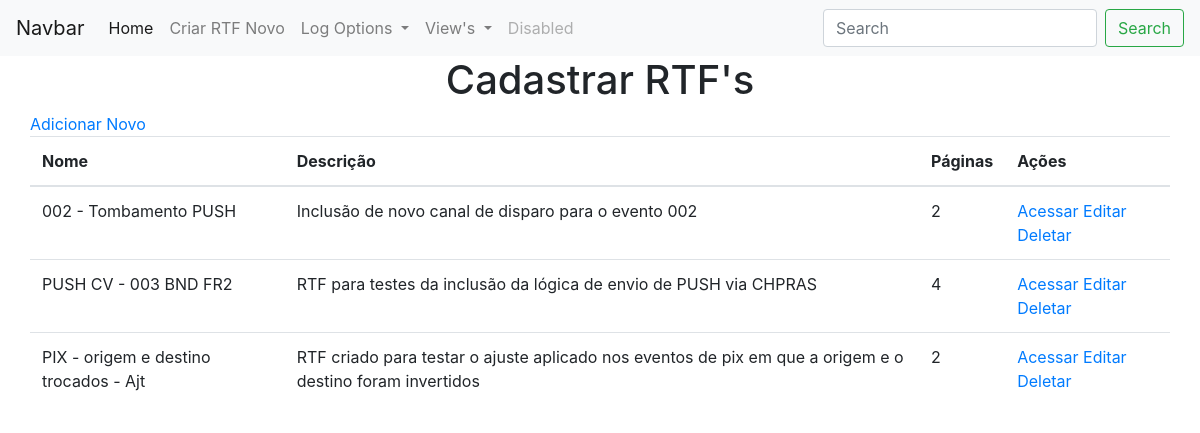
Screenshot of /viewRTF with the database file from the repository.
### app.py (models this page shows, shortened)
class RTFs(db.Model):
    id = db.Column("id", db.Integer, primary_key=True, autoincrement=True)
    name = db.Column(db.String(100))
    descricao = db.Column(db.String(500))
    qtd_pages = db.Column(db.Integer)
    cenarios = db.relationship('Cenarios', backref='rtfs')

### app.py (the view)
@app.route("/viewRTF")
def viewRTF():
    rtfs = RTFs.query.all()
    return render_template("viewRTFs.html", values=rtfs)

### templates/viewRTFs.html (shortened to what this page needs)
{% extends "base.html" %}
{% block content%}
    <div class="container">
        <div class="row">
            <div class="col-xs-12">
                <a href="{{url_for('add_rtf')}}">Adicionar Novo</a>
            </div>
            <div class="col-xs-12">
                <table class="table">
                    <thead>
                        <th>Nome</th>
                        <th>Descrição</th>
                        <th>Páginas</th>
                        <th>Ações</th>
                    </thead>
                    <tbody>
                        {% for item in values %}
                            <tr>
                                <td>{{ item.name }}</td>
                                <td>{{ item.descricao }}</td>
                                <td>{{ item.qtd_pages }}</td>
                                <td>
                                    <a href="{{url_for('viewCenarios', id_rtf=item.id, pagina=1)}}">Acessar</a>
                                    <a href="{{url_for('edit_rtf', id=item.id)}}">Editar</a>
                                    <a href="{{url_for('delete_rtf', id=item.id)}}">Deletar</a>
                                </td>
                            </tr>
                        {% endfor %}
                    </tbody>
                </table>
            </div>
        </div>
    </div>
{% endblock %}

### templates/base.html (shortened to what this page needs)
<!DOCTYPE html>
<html lang="pt-br">
<head>
    <link rel="stylesheet" href="https://cdn.jsdelivr.net/npm/bootstrap@4.3.1/dist/css/bootstrap.min.css"
>
</head>
    <body>
        <nav class="navbar navbar-expand-lg navbar-light bg-light">
            <a class="navbar-brand" href="#">Navbar</a>
            <div class="collapse navbar-collapse" id="navbarSupportedContent">
                <ul class="navbar-nav mr-auto">
                    <li class="nav-item active">
                        <a class="nav-link" href="{{ url_for('index') }}">Home <span class="sr-only">(current)</span></a>
                    </li>
                    <li class="nav-item">
                        <a class="nav-link" href="{{url_for('add_rtf')}}">Criar RTF Novo</a>
                    </li>
                    <li class="nav-item dropdown">
                        <a class="nav-link dropdown-toggle" href="#" id="navbarDropdownLog" role="button" data-toggle="dropdown"
                           aria-haspopup="true" aria-expanded="false">
                            Log Options
                        </a>
                    </li>
                    <li class="nav-item dropdown">
                        <a class="nav-link dropdown-toggle" href="#" id="navbarDropdownViews" role="button" data-toggle="dropdown"
                           aria-haspopup="true" aria-expanded="false">
                            View's
                        </a>
                    </li>
                    <li class="nav-item">
                        <a class="nav-link disabled" href="#" tabindex="-1" aria-disabled="true">Disabled</a>
                    </li>
                </ul>
                <form class="form-inline my-2 my-lg-0">
                    <input class="form-control mr-sm-2" type="search" placeholder="Search" aria-label="Search">
                    <button class="btn btn-outline-success my-2 my-sm-0" type="submit">Search</button>
                </form>
            </div>
        </nav>
        <div class="container-fluid">
            <h1 style="style=color:red;text-align:center;">Cadastrar RTF's</h1>
            {% block content %}{% endblock %}
        </div>
    </body>
</html>

### rows the page displays
RTFs: name "002 - Tombamento PUSH", descricao "Inclusão de novo canal de disparo para o evento 002", qtd_pages "2"
RTFs: name "PUSH CV - 003 BND FR2", descricao "RTF para testes da inclusão da lógica de envio de PUSH via CHPRAS", qtd_pages "4"
RTFs: name "PIX - origem e destino trocados - Ajt", descricao "RTF criado para testar o ajuste aplicado nos eventos de pix em que a origem e o destino foram invertidos", qtd_pages "2"
